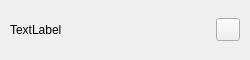
<?xml version="1.0" encoding="UTF-8"?>
<ui version="4.0">
 <class>MenuItemWidget</class>
 <widget class="QWidget" name="MenuItemWidget">
  <property name="geometry">
   <rect>
    <x>0</x>
    <y>0</y>
    <width>250</width>
    <height>60</height>
   </rect>
  </property>
  <property name="windowTitle">
   <string>Form</string>
  </property>
  <layout class="QHBoxLayout" name="horizontalLayout">
   <property name="sizeConstraint">
    <enum>QLayout::SetDefaultConstraint</enum>
   </property>
   <property name="leftMargin">
    <number>10</number>
   </property>
   <property name="topMargin">
    <number>10</number>
   </property>
   <property name="rightMargin">
    <number>10</number>
   </property>
   <property name="bottomMargin">
    <number>10</number>
   </property>
   <item>
    <widget class="QLabel" name="label">
     <property name="font">
      <font>
       <pointsize>9</pointsize>
      </font>
     </property>
     <property name="text">
      <string>TextLabel</string>
     </property>
    </widget>
   </item>
   <item>
    <spacer name="horizontalSpacer">
     <property name="orientation">
      <enum>Qt::Horizontal</enum>
     </property>
     <property name="sizeHint" stdset="0">
      <size>
       <width>40</width>
       <height>20</height>
      </size>
     </property>
    </spacer>
   </item>
   <item>
    <widget class="QToolButton" name="toolButton">
     <property name="cursor">
      <cursorShape>PointingHandCursor</cursorShape>
     </property>
     <property name="text">
      <string/>
     </property>
    </widget>
   </item>
  </layout>
 </widget>
 <resources/>
 <connections/>
</ui>
